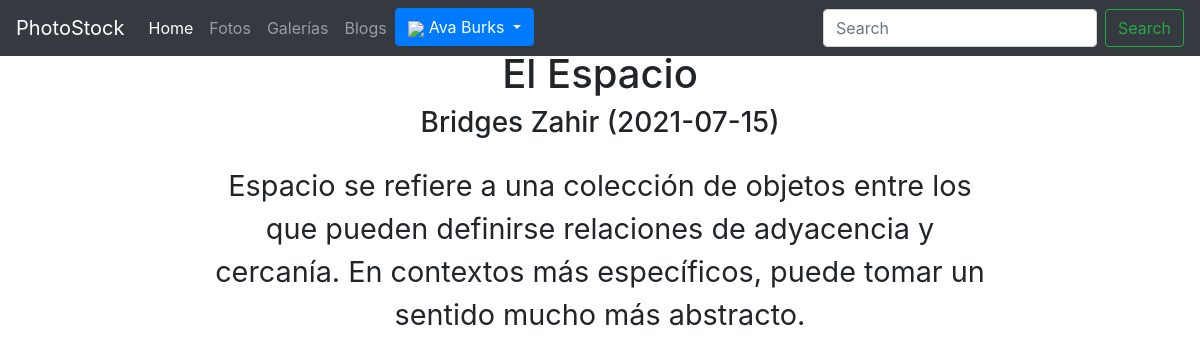
The page /blog.php?id_blog=4 (signed in) on the database its author committed.
### tables this page shows
CREATE TABLE blogs(
    id_blog BIGINT PRIMARY KEY AUTO_INCREMENT,
    id_usuario BIGINT NOT NULL,
    fecha_blog DATE NOT NULL DEFAULT CURRENT_DATE,
    nombre_blog VARCHAR(50) NOT NULL,
    contenido TEXT NOT NULL,
    id_foto BIGINT NULL,
    FOREIGN KEY (id_usuario) REFERENCES usuarios(id_usuario),
    FOREIGN KEY (id_foto) REFERENCES fotos(id_foto)
    );

CREATE TABLE usuarios(
    id_usuario BIGINT PRIMARY KEY AUTO_INCREMENT,
    username VARCHAR(50) UNIQUE NOT NULL,
    password VARCHAR(250) NOT NULL,
    nombres VARCHAR(100) NOT NULL,
    apellidos VARCHAR(100)NOT NULL,
    nacimiento DATE NOT NULL,
    direccion TEXT NOT NULL,
    sobre_mi TEXT NULL,
    foto TEXT NULL,
    administrador int default 0
    );

### controladores/obtener_blog.php (called while the page is built, shortened)
<?php
if (isset($_GET["id_blog"])){
    $id_blog = $_GET["id_blog"];
    $sql = "CALL obtener_blog($id_blog);";
    include_once "conexion.php";
    $result = mysqli_query($conexion, $sql);
    if (mysqli_num_rows($result) > 0) {
        while($row = mysqli_fetch_assoc($result)) {
            $titulo = $row['nombre_blog'];
            $apellidos = $row['apellidos'];
            $nombres = $row['nombres'];
            $contenido = $row['contenido'];
            $autor = "$apellidos $nombres";
            $fecha = $row['fecha_blog'];
            ?>
        <?php }
        }else echo "No se han encontrado resultados";
}else{?>
    <h1>Parece que te has perdido </h1>
    <h1><a href="index.php">Volver al home </a></h1>
<?php
die();
}
?>

### blog.php (the view, shortened to what this page needs)
<!DOCTYPE html>
<html lang="en">
<head>
    <link rel="stylesheet" href="assets/css/blog.css">
</head>
<body>
    <div class="custom-main">
    <?php
    include "templates/header.php";
    include "controladores/obtener_blog.php";
    ?>
    <h1 class="titulo"><?php echo $titulo; ?></h1>
    <h3 class="autor"><?php echo "$autor ($fecha)"; ?></h3>
    <p class="contenido">
        <?php echo $contenido; ?>
    </p>
    </div>
</body>
</html>

### assets/css/blog.css (style rules this page uses)
.custom-main, p { text-align: center; align-items: center; margin: 0 auto; }
h1 { color : black; font-size: 5rem; }
h3 { font-family:sans-serif; }
p { padding-top: 1rem; font-size: 1.8rem; max-width:800px; }

### assets/css/main.css (style rules this page uses)
.custom-main { padding-top:50px }

### rows shown on the page
blogs: nombre_blog "El Espacio", id_usuario.nombres "Bridges Zahir", fecha_blog "2021-07-15", contenido "Espacio se refiere a una colección de objetos entre los que pueden definirse relaciones de adyacencia y cercanía. En contextos más específicos, puede tomar un sentido mucho más abstracto."

### other values the page prints
$_SESSION ['nombres'] "Ava"
$_SESSION['apellidos'] "Burks"
